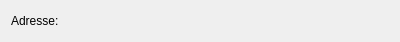
<?xml version="1.0" encoding="UTF-8"?>
<ui version="4.0">
 <class>PcSousConsommateur</class>
 <widget class="QWidget" name="PcSousConsommateur">
  <property name="geometry">
   <rect>
    <x>0</x>
    <y>0</y>
    <width>400</width>
    <height>42</height>
   </rect>
  </property>
  <property name="windowTitle">
   <string>Form</string>
  </property>
  <layout class="QVBoxLayout" name="verticalLayout">
   <item>
    <widget class="QLabel" name="Adresse">
     <property name="text">
      <string>Adresse:</string>
     </property>
    </widget>
   </item>
  </layout>
 </widget>
 <resources/>
 <connections/>
</ui>
